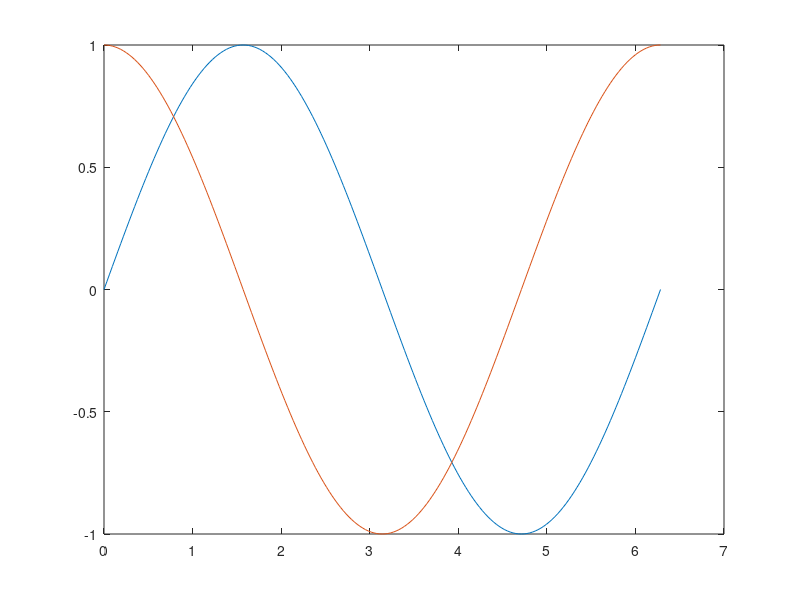
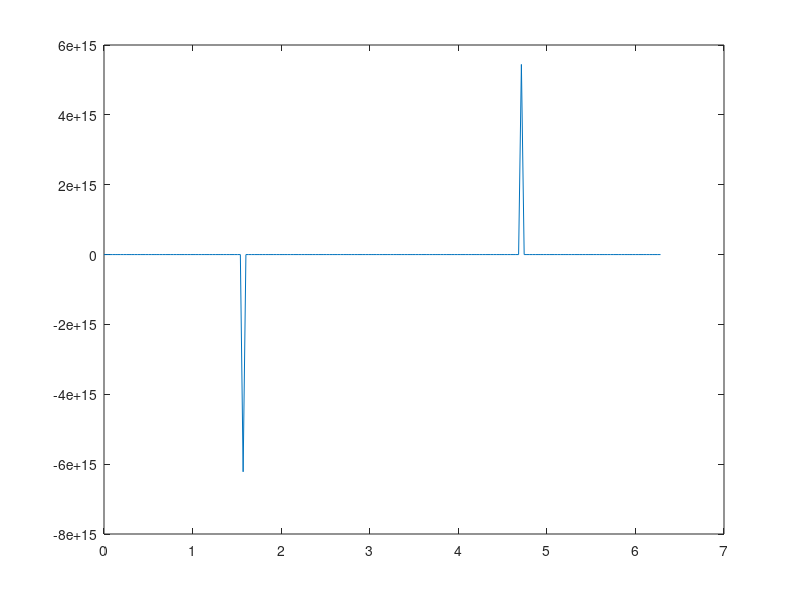
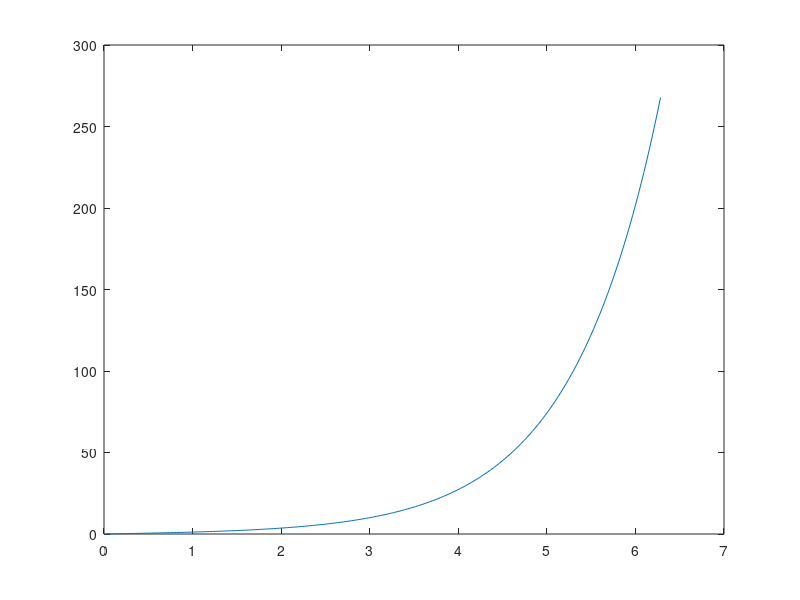

These charts were generated, in order, by the following MATLAB code:
x = [ 0:pi/100:2 * pi ];
y1 = sin(x);
y2 = cos(x);
y3 = tan(x);
figure(1), plot(x, y1, x, y2)
figure(2), plot(x, y3)
figure(3), plot(x, sinh(x))